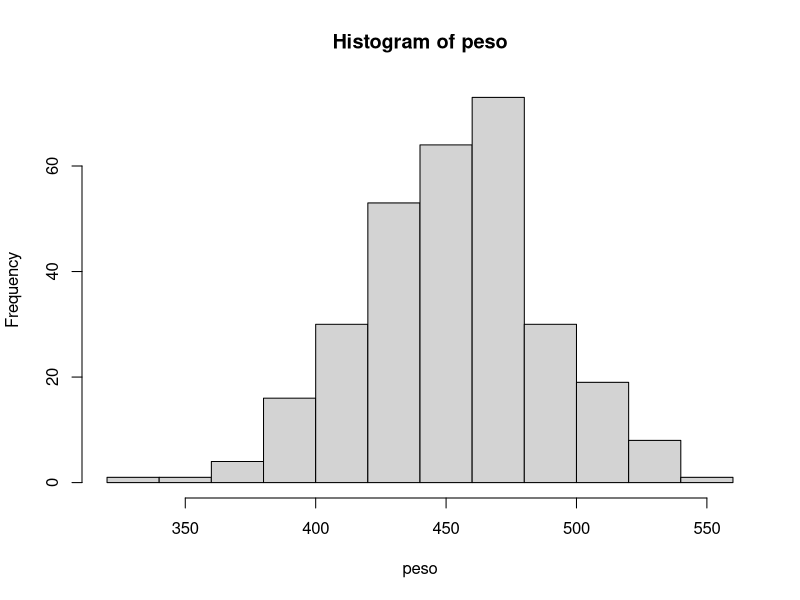
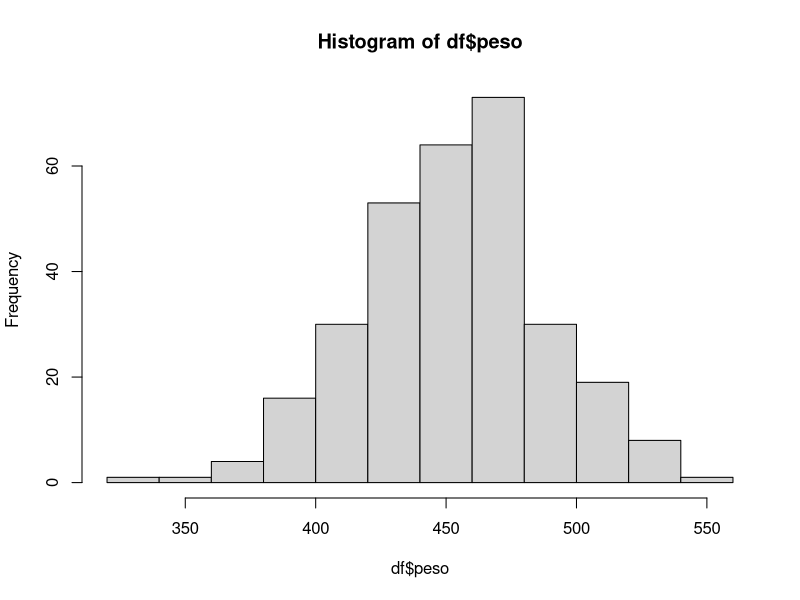
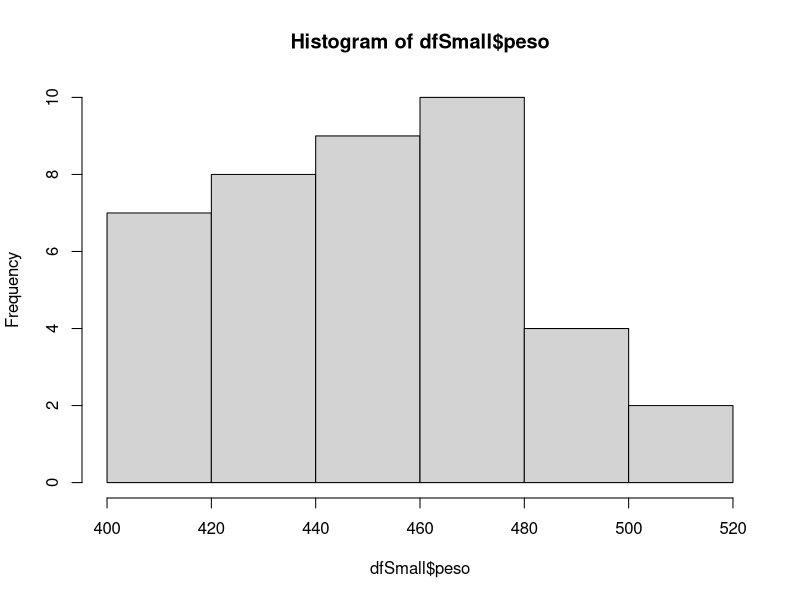

R code for these plots, in order: (Note: this script raises an error after producing the figures.)
library(fastDummies)
set.seed(7)
#ngramos de triazoles/gramos de heces
cont <- rnorm(n = 300, mean = 25, sd = 10)
sex <- rbinom(n = 300, size = 1, prob = 0.5)
habF <- rep(0, 300)
for(i in 1:300){
  if(runif(1, 0, 1) < 0.5){
    habF[i] <- habF[i] + 1
    if(runif(1, 0, 1) < 0.5){
      habF[i] <- habF[i] + 1
    }
  }
}

habD <- dummy_cols(habF)[,2:4]
colnames(habD) <- c("urb", "agr", "mat")


mpeso <- 510 + 30*sex + 15*habD$agr + 5*habD$mat - 3*cont
peso <- round(rnorm(n = 300, mean = mpeso , sd = 15),2)
hist(peso)  
shapiro.test(peso)  

library(effects)
library(tidyverse)

df <- data.frame(peso = peso, sex = as.factor(sex), hab = as.factor(habF), tri = cont)
levels(df$sex) <- c("Hembra", "Macho")
levels(df$hab) <- c("Urbano", "Agricola", "Matorral")
m0 <- glm(peso ~ sex + tri + hab, data = df)
summary(m0)
write.csv(df, "datosPracticas.csv")
dfSmall <- df %>% sample_n(40)

hist(df$peso)  
shapiro.test(df$peso)  
hist(dfSmall$peso)
shapiro.test(dfSmall$peso)  

################################################################################
# T de Student 
dfHe <- df %>% filter(sex == 0)
dfMa <- df %>% filter(sex == 1)

dfHeS <- dfSmall %>% filter(sex == 0)
dfMaS <- dfSmall %>% filter(sex == 1)

t.test(dfHe$peso, y = dfMa$peso) 
t.test(dfHeS$peso, y = dfMaS$peso)

# U de Mann-Whitney 
wilcox.test(dfHe$peso, y = dfMa$peso)
wilcox.test(dfHeS$peso, y = dfMaS$peso)

# Modelo lineal
m1 <- lm(peso ~ sex, data = df)
summary(m1)
plot(allEffects(m1))
# Boxplot
boxplot(peso ~ sex, data = df)

# Modelo lineal
m1 <- lm(peso ~ sex, data = dfSmall)
summary(m1)
plot(allEffects(m1))
# Boxplot
boxplot(peso ~ sex, data = dfSmall)

################################################################################
# Anova
anova <- aov(peso ~ hab, data = df)
summary(anova)
# Tukey PostHoc
TukeyHSD(anova, conf.level=.95)
# Plots
plot(allEffects(anova))
boxplot(peso ~ hab, data = df)
# Kruskal-Wallis
kruskal.test(peso ~ hab, data = df)
# Modelo lineal
m2 <- lm(peso ~ hab, data = df)
summary(m2)
plot(allEffects(m2))

################################################################################

cor.test(df$tri, df$peso, method = "pearson")
cor.test(df$tri, df$peso, method = "spearman")

m3 <- lm(peso ~ tri, data = df)
summary(m3)
plot(allEffects(m3))
